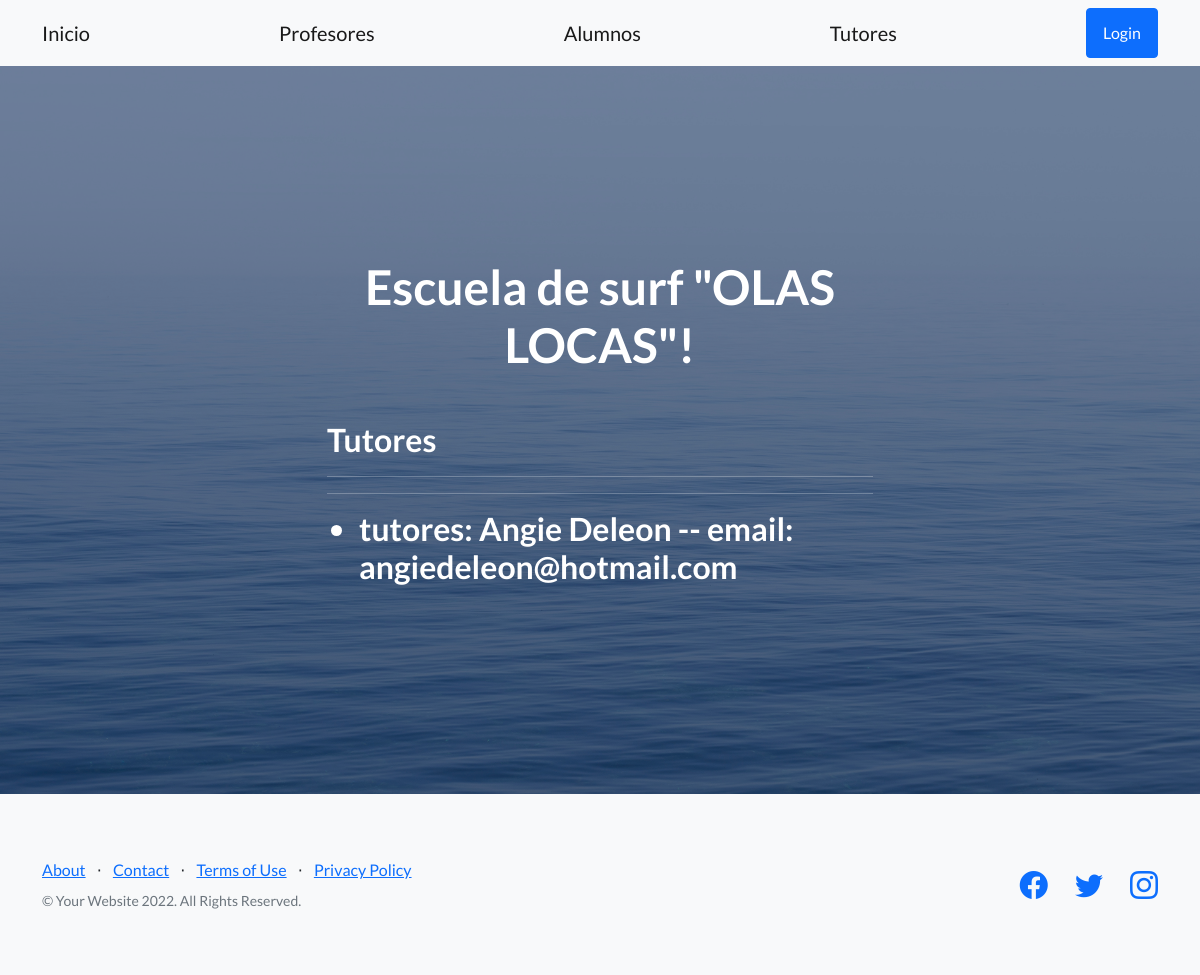
/appescueladesurf/tutores/, run on the app's committed database.
### appescueladesurf/models.py (models this page shows)
class Tutores(models.Model):
    nombre =models.CharField(max_length = 40)
    apellido =models.CharField(max_length =40)
    email = models.EmailField()

### appescueladesurf/views.py (the view)
# urls.py: path('tutores/',views.tutores, name='Tutores'),
def tutores(request):
    tutores = Tutores.objects.all
    context_dict = {
        'tutores': tutores
    }
    return render(
        request=request,
        context=context_dict,
        template_name="appescueladesurf/tutores.html"
    )

### appescueladesurf/templates/appescueladesurf/tutores.html
{% extends "appescueladesurf/padre.html" %}
{% load static %}
{% block contenidoQueCambia %}
<h2> Tutores <h2>
    <hr><hr>
    <ul>
        {% for tutores in tutores %}
            <li>
                tutores: {{tutores.nombre}} {{tutores.apellido}}
                -- email: {{tutores.email}}
            </li>
        {% endfor %}
    </ul>
    {% endblock %}

### data on the page
Tutores: nombre "Angie", apellido "Deleon", email "angiedeleon@hotmail.com"
